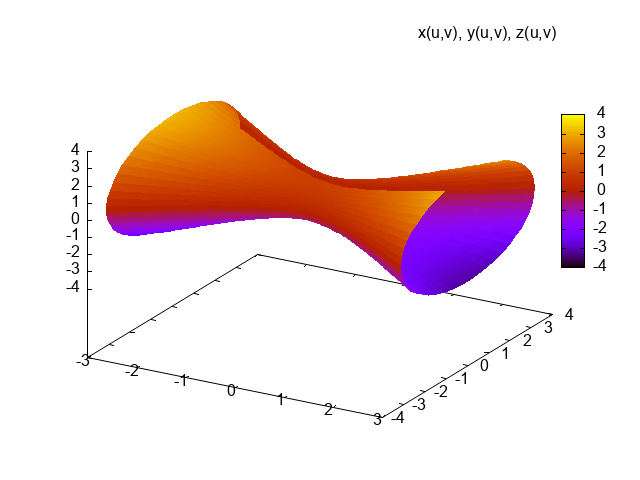

gnuplot code for this plot:
set terminal png font
set output "laba2-8.png"
set pm3d
set isosample 50,50
set parametric
set urange [-3:3]    
set vrange [0:2*pi] 

x(u,v) = u  
y(u,v) = sqrt(u**2 + 1) * cos(v)
z(u,v) = sqrt(u**2 + 1) * sin(v)

splot x(u,v), y(u,v), z(u,v) with pm3d